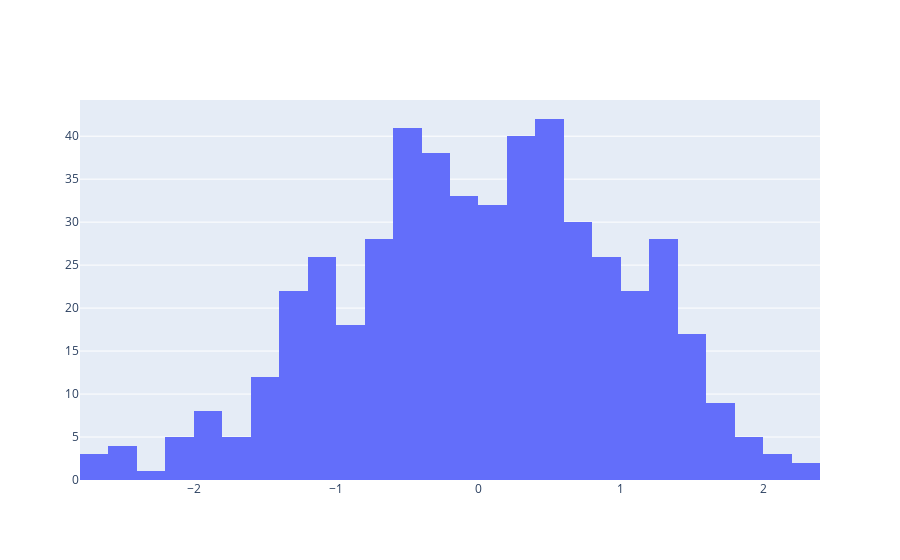

Write notebook code for a chart like this one.
### Code cell
fig = go.Figure(data=[go.Histogram(x=x)])
fig.show()

### Figure 1 — Plotly figure (JSON) as saved in the notebook; plotly's stock layout.template omitted (floating-point values rounded to 4 significant figures; data arrays with more than 128 entries replaced by an {"elided": "..."} marker saying what was removed)
{"data": [{"type": "histogram", "x": {"elided": "500 float values"}}], "layout": {}}
